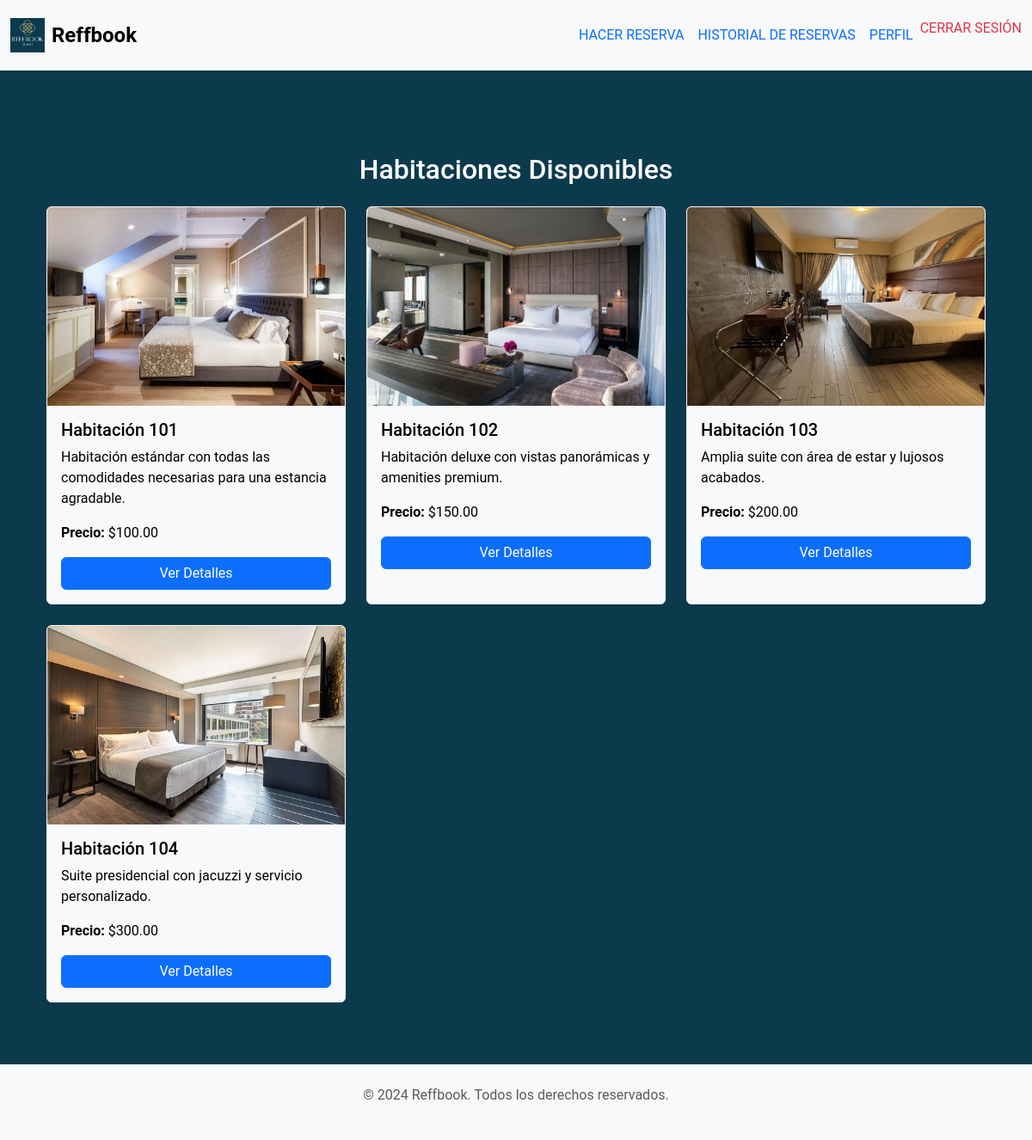
Screenshot of /habitaciones/ (signed in) with the database file from the repository.
### core/models.py (models this page shows, shortened)
class Habitacion(models.Model):
    habitacion_numero = models.CharField(max_length=10)
    habitacion_categoria = models.CharField(max_length=50)
    habitacion_descripcion = models.TextField(null=True, blank=True)
    habitacion_precio = models.DecimalField(max_digits=10, decimal_places=2)
    hotel = models.ForeignKey(Hotel, on_delete=models.CASCADE)
    habitacion_imagen = models.ImageField(upload_to='img/habitaciones/', null=True, blank=True)  # Campo para la imagen

### core/views.py (the view)
# urls.py: path('habitaciones/', views.lista_habitaciones, name='lista_habitaciones'),
@login_required
def lista_habitaciones(request):
    habitaciones = Habitacion.objects.all()
    return render(request, 'core/lista_habitaciones.html', {'habitaciones': habitaciones})

### core/templates/core/lista_habitaciones.html (shortened to what this page needs)
{% extends 'base.html' %}
{% load static %}
{% block content %}
    <div class="container mt-5">
        <h2 class="text-center mb-4">Habitaciones Disponibles</h2>
        <div class="row">
            {% for habitacion in habitaciones %}
            <div class="col-md-4 mb-4">
                <div class="card border-light shadow-sm h-100">
                    {% if habitacion.habitacion_imagen %}
                        <img src="{{ habitacion.habitacion_imagen.url }}" class="card-img-top" alt="Habitación {{ habitacion.habitacion_numero }}">
                    {% else %}
                        <img src="{% static 'img/default.jpg' %}" class="card-img-top" alt="Sin imagen disponible">
                    {% endif %}
                    <div class="card-body">
                        <h5 class="card-title">Habitación {{ habitacion.habitacion_numero }}</h5>
                        <p class="card-text">{{ habitacion.habitacion_descripcion }}</p>
                        <p class="card-text"><strong>Precio:</strong> ${{ habitacion.habitacion_precio }}</p>
                        <a href="{% url 'detalle_habitacion' habitacion.id %}" class="btn btn-primary w-100">Ver Detalles</a>
                    </div>
                </div>
            </div>
            {% endfor %}
        </div>
    </div>
{% endblock %}

### core/static/css/global.css (style rules this page uses)
body { background-color: #0c3a4d; color: white; font-family: 'Roboto', sans-serif; margin: 0; padding: 0; }
.card, .modal-content { background-color: #f8f9fa; color: black; }

### rows the page displays
Habitacion: habitacion_imagen (picture), habitacion_numero "101", habitacion_descripcion "Habitación estándar con todas las comodidades necesarias para una estancia agradable.", habitacion_precio "100.00"
Habitacion: habitacion_imagen (picture), habitacion_numero "102", habitacion_descripcion "Habitación deluxe con vistas panorámicas y amenities premium.", habitacion_precio "150.00"
Habitacion: habitacion_imagen (picture), habitacion_numero "103", habitacion_descripcion "Amplia suite con área de estar y lujosos acabados.", habitacion_precio "200.00"
Habitacion: habitacion_imagen (picture), habitacion_numero "104", habitacion_descripcion "Suite presidencial con jacuzzi y servicio personalizado.", habitacion_precio "300.00"
